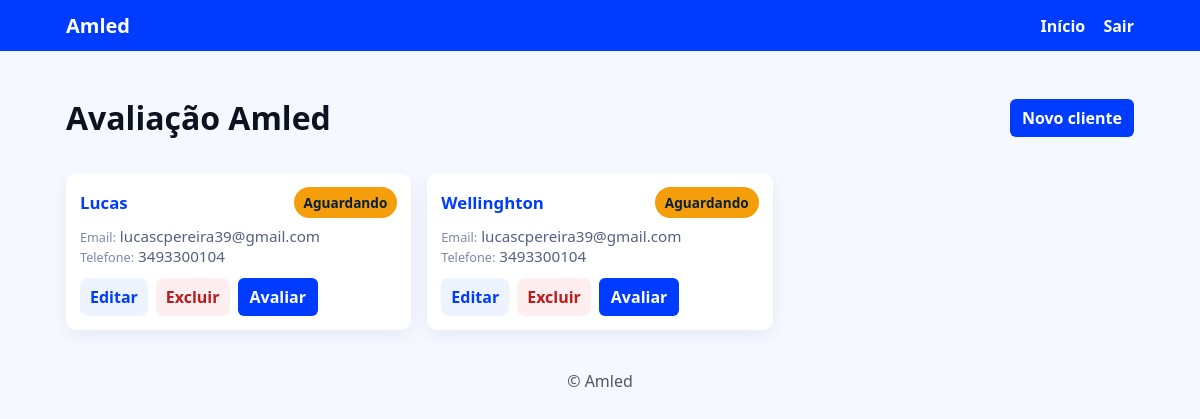
Before: / (signed in) with the older database file.
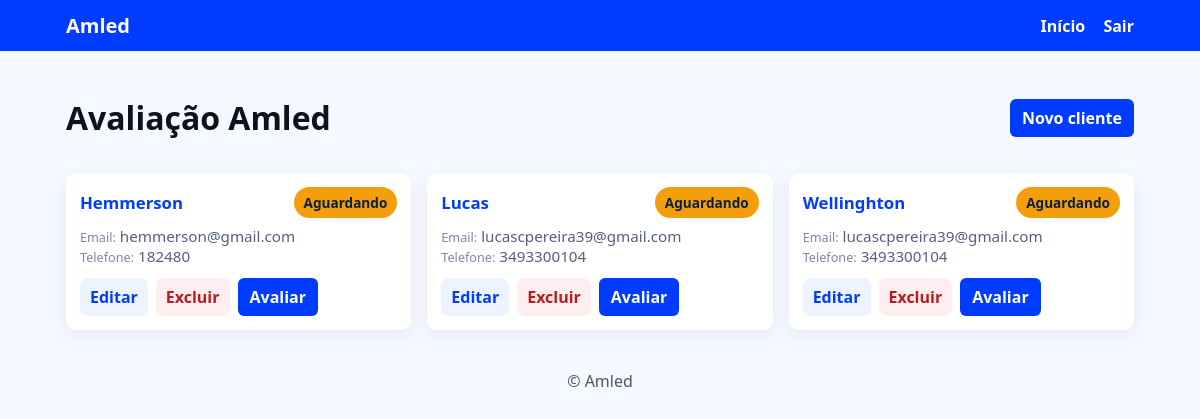
After: the same page with the newer database file.
### clientes/models.py (models this page shows, shortened)
class Client(models.Model):
    nome = models.CharField(max_length=200)
    email = models.EmailField(blank=True)
    telefone = models.CharField(max_length=30, blank=True)
    criado_por = models.ForeignKey(settings.AUTH_USER_MODEL, on_delete=models.CASCADE)
    criado_em = models.DateTimeField(auto_now_add=True)

### clientes/views.py (the view)
# urls.py: path('', views.client_list, name='list'),
@login_required
def client_list(request):
    qs = Client.objects.filter(criado_por=request.user).order_by('-criado_em')
    for client in qs:
        latest = client.avaliacoes.order_by('-criado_em').first()
        if latest is None:
            client.status = 'Aguardando Avaliação'
        else:
            client.status = 'Aprovado' if latest.aprovado else 'Reprovado'
    return render(request, 'clientes/client_list.html', {'clients': qs})

### templates/clientes/client_list.html
{% extends 'base.html' %}
{% block content %}
  <div style="display:flex;align-items:center;justify-content:space-between">
    <h1>Avaliação Amled</h1>
    <a class="btn" href="{% url 'clientes:create' %}">Novo cliente</a>
  </div>
  <div class="clients-grid">
    {% for c in clients %}
      <div class="client-card">
        <div>
          <div class="client-header">
            <div class="client-name">{{ c.nome }}</div>
            {% if c.status == 'aprovado' %}
              <span class="badge aprovado">Aprovado</span>
            {% elif c.status == 'reprovado' %}
              <span class="badge reprovado">Reprovado</span>
            {% else %}
              <span class="badge aguardando">Aguardando</span>
            {% endif %}
          </div>
          <div class="client-meta">
            <div><small>Email:</small> {{ c.email|default:'—' }}</div>
            <div><small>Telefone:</small> {{ c.telefone|default:'—' }}</div>
          </div>
        </div>
        <div class="actions">
          <a class="btn-secondary" href="{% url 'clientes:edit' c.pk %}">Editar</a>
          <a class="btn-danger" href="{% url 'clientes:delete' c.pk %}">Excluir</a>
          <a class="btn" href="{% url 'clientes:avaliar' c.pk %}">Avaliar</a>
        </div>
      </div>
    {% empty %}
      <div class="form-card">Nenhum cliente cadastrado.</div>
    {% endfor %}
  </div>
{% endblock %}

### templates/base.html (shortened to what this page needs)
{% load static %}
<!doctype html>
<html lang="pt-br">
  <head>
    <link rel="stylesheet" href="{% static 'css/styles.css' %}">
  </head>
  <body>
    <header class="header">
      <div class="container">
        <a class="brand" href="{% url 'clientes:list' %}">Amled</a>
        <nav class="nav">
          {% if user.is_authenticated %}
            <a href="{% url 'clientes:list' %}">Início</a>
            <a href="{% url 'logout' %}?next={% url 'login' %}">Sair</a>
          {% else %}
            <a href="{% url 'login' %}">Entrar</a>
          {% endif %}
        </nav>
      </div>
    </header>
    <main class="container">
      {% block content %}{% endblock %}
    </main>
    <footer>
      &copy; {{ now.year }} Amled
    </footer>
  </body>
</html>

### static/css/styles.css (style rules this page uses)
:root { --amled-blue:#003cff; --amled-bg:#f5f8ff; --amled-accent:#e8eeff; --text:#0b1220; }
* { box-sizing:border-box }
body { margin:0; font-family: "Segoe UI", Roboto, "Helvetica Neue", Arial, sans-serif; color:var(--text); background:var(--amled-bg); }
.header { background:var(--amled-blue); color:#fff; }
.header .container { max-width:1100px; margin:0 auto; padding:12px 16px; display:flex; align-items:center; justify-content:space-between; }
.brand { color:#fff; font-weight:800; font-size:1.25rem; text-decoration:none; }
.nav a { color:#fff; margin-left:14px; text-decoration:none; font-weight:600; }
.container { max-width:1100px; margin:24px auto; padding:0 16px; }
a.btn { display:inline-block; padding:8px 12px; background:var(--amled-blue); color:#fff; border-radius:6px; text-decoration:none; font-weight:600; }
footer { opacity:0.7; text-align:center; margin:40px 0 12px }
.clients-grid { display:grid; grid-template-columns:repeat(auto-fill,minmax(260px,1fr)); gap:16px; margin-top:12px; }
.client-card { background:#fff; border-radius:10px; padding:14px; display:flex; flex-direction:column; justify-content:space-between; box-shadow:0 6px 18px rgba(3,15,85,0.06); transition:transform .12s ease, box-shadow .12s ease; }
.client-header { display:flex;align-items:center;justify-content:space-between;margin-bottom:8px }
.client-name { font-weight:800;color:var(--amled-blue);font-size:1.05rem }
.client-meta { color:#556080;font-size:0.95rem;margin-top:6px }
.client-meta small { color:#7b88a8 }
.actions { display:flex;gap:8px;margin-top:12px }
.btn-secondary { display:inline-block;padding:8px 10px;border-radius:8px;background:#eef4ff;color:var(--amled-blue);text-decoration:none;font-weight:700 }
.btn-danger { display:inline-block;padding:8px 10px;border-radius:8px;background:#ffeef0;color:#b91c1c;text-decoration:none;font-weight:700 }
.badge { display:inline-block;padding:6px 10px;border-radius:999px;font-weight:800;font-size:0.85rem }
.badge.aguardando { background:#f59e0b;color:#08203b }

Changed rows visible on the page:
added Client: nome "Hemmerson", shows "Aguardando", email "hemmerson@gmail.com", telefone "182480"
